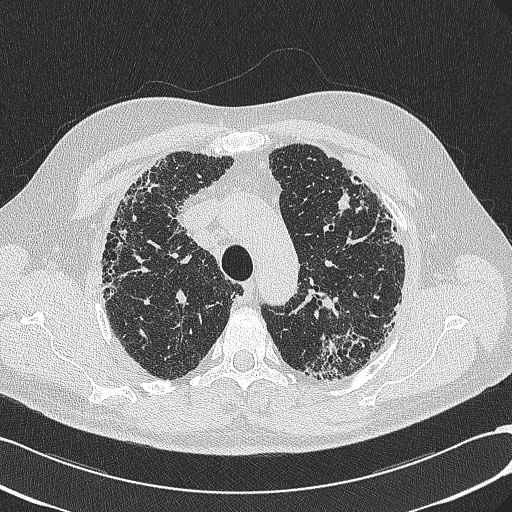
#> input picture img1.jpg, 512 x 512 px
$ python test.py
#> lines starting #> are read from the running program, lines starting #| are printed output that depends on the picture; after the words box and inside, x2 and y2 are one past the last pixel; in counts of white or black regions, pixels touching at a corner belong together
import cv2
import numpy as np

img = cv2.imread('img1.jpg', 0)
#> img is the input picture: shape (512, 512); min 31, max 255, mean 126
mask = cv2.imread('mask.png', 0)
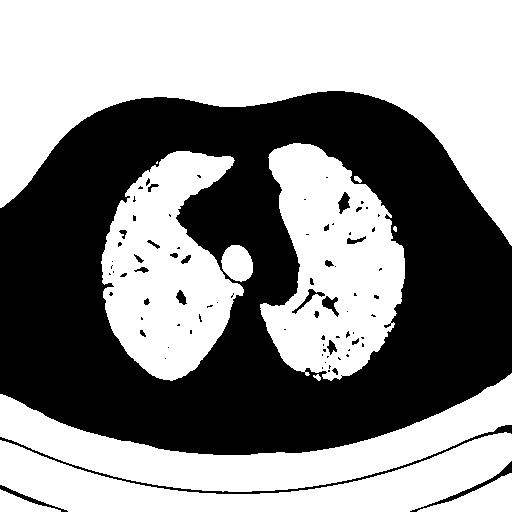
#> input picture mask.png, 512 x 512 px
#> mask: shape (512, 512); 55.9% white; 82 black regions (57 under 20 px), largest, box (x1, y1, x2, y2) and area: (0, 91, 512, 455) 112082, (0, 425, 512, 494) 1288, (410, 461, 512, 512) 419

# flood fill to remove mask at borders of the image
h, w = img.shape[:2]
#> h = 512; w = 512
for row in range(h):
    if mask[row, 0] == 255:
        cv2.floodFill(mask, None, (0, row), 0)
    if mask[row, w-1] == 255:
        cv2.floodFill(mask, None, (w-1, row), 0)
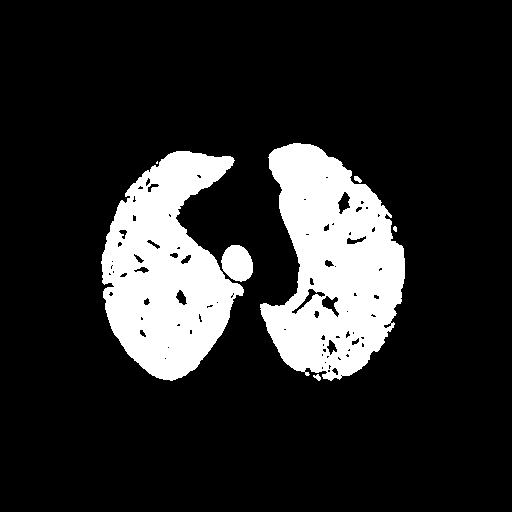
#> mask: shape (512, 512); 16.3% white; 7 white regions (2 under 20 px), largest, box (x1, y1, x2, y2) and area: (260, 143, 405, 381) 21809, (101, 151, 244, 381) 20035, (221, 245, 253, 282) 897, (354, 176, 362, 183) 35, (313, 374, 321, 381) 32
for col in range(w):
    if mask[0, col] == 255:
        cv2.floodFill(mask, None, (col, 0), 0)
    if mask[h-1, col] == 255:
        cv2.floodFill(mask, None, (col, h-1), 0)

# flood fill background to find inner holes
holes = mask.copy()
cv2.floodFill(holes, None, (0, 0), 255)
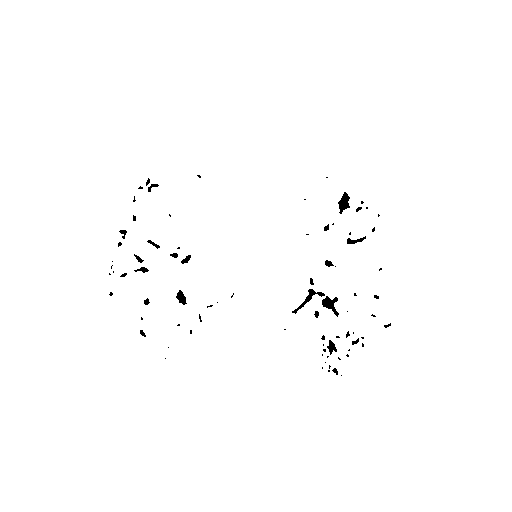
#> holes: shape (512, 512); 99.4% white; 80 black regions (59 under 20 px), largest, box (x1, y1, x2, y2) and area: (322, 296, 339, 317) 163, (338, 192, 350, 214) 152, (292, 289, 325, 314) 150

# invert holes mask, bitwise or with mask to fill in holes
holes = cv2.bitwise_not(holes)
mask = cv2.bitwise_or(mask, holes)
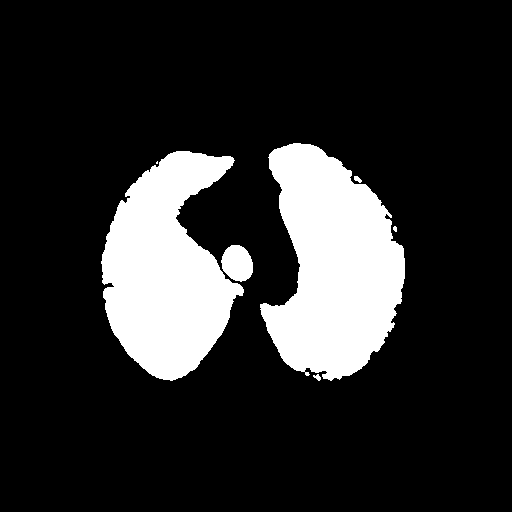
#> mask: shape (512, 512); 16.9% white; 7 white regions (2 under 20 px), largest, box (x1, y1, x2, y2) and area: (260, 143, 405, 381) 22796, (101, 151, 244, 381) 20630, (221, 245, 253, 282) 897, (354, 176, 362, 183) 35, (313, 374, 321, 381) 32

# display masked image
masked_img = cv2.bitwise_and(img, img, mask=mask)
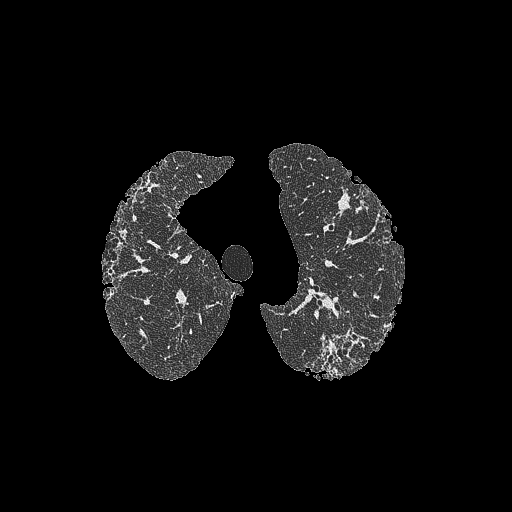
#> masked_img: shape (512, 512); min 0, max 255, mean 14.1
masked_img_with_alpha = cv2.merge([img, img, img, mask])

cv2.imwrite('masked.png', masked_img)
cv2.imwrite('masked_transparent.png', masked_img_with_alpha)
